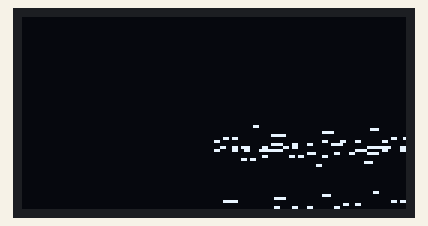
A program run on a simulated ESP32. On the bench: 128×64 one-colour display.

Above: at 0.19 s.

The program:

main.cpp
```cpp
#include <Arduino.h>
#include <Adafruit_GFX.h>
#include <Adafruit_SSD1306.h>

#define SCREEN_I2C_ADDR 0x3D // or 0x3C
#define SCREEN_WIDTH 128     // OLED display width, in pixels
#define SCREEN_HEIGHT 64     // OLED display height, in pixels
#define OLED_RST_PIN -1      // Reset pin (-1 if not available)

Adafruit_SSD1306 display(128, 64, &Wire, OLED_RST_PIN);

// OLED Animation: activity
// Code auto-generated by https://wokwi.com/animator, graphics by icons8.com

#define FRAME_DELAY (42)
#define FRAME_WIDTH (128)
#define FRAME_HEIGHT (64)
#define FRAME_COUNT (sizeof(frames) / sizeof(frames[0]))
const byte PROGMEM frames[][350] = {
  {0,0,0,0,0,0,0,0,0,0,0,0,0,0,0,0,0,0,0,0,0,0,0,0,0,0,0,0,0,0,0,0,0,0,0,0,0,0,0,0,0,0,0,0,0,0,0,0,0,0,0,0,0,0,0,0,0,0,0,0,0,0,0,0,0,6,0,0,0,0,0,0,6,0,0,0,0,0,0,6,0,0,0,0,0,0,14,0,0,0,0,0,0,15,0,0,0,0,0,0,15,0,0,0,0,0,0,15,0,0,0,0,0,0,31,0,0,0,0,0,0,27,0,0,0,0,0,0,27,0,0,0,0,0,0,25,128,0,0,0,0,12,25,128,192,0,0,0,12,49,128,192,0,0,0,30,49,129,224,0,0,0,30,49,129,224,0,0,0,54,49,129,224,0,0,0,51,112,193,176,0,0,31,227,96,195,49,254,0,31,227,96,195,49,254,0,0,1,224,195,27,0,0,0,1,224,198,31,0,0,0,1,192,198,30,0,0,0,0,192,102,12,0,0,0,0,192,108,12,0,0,0,0,0,108,0,0,0,0,0,0,108,0,0,0,0,0,0,120,0,0,0,0,0,0,120,0,0,0,0,0,0,56,0,0,0,0,0,0,56,0,0,0,0,0,0,48,0,0,0,0,0,0,48,0,0,0,0,0,0,0,0,0,0,0,0,0,0,0,0,0,0,0,0,0,0,0,0,0,0,0,0,0,0,0,0,0,0,0,0,0,0,0,0,0,0,0,0,0,0,0,0,0,0,0,0,0,0,0,0,0,0,0,0,0,0,0,0,0,0},
  {0,0,0,0,0,0,0,0,0,0,0,0,0,0,0,0,0,0,0,0,0,0,0,0,0,0,0,0,0,0,0,0,0,0,0,0,0,0,0,0,0,0,0,0,0,0,0,0,0,0,0,0,0,0,0,0,0,0,0,0,0,0,0,0,0,6,0,0,0,0,0,0,6,0,0,0,0,0,0,6,0,0,0,0,0,0,14,0,0,0,0,0,0,15,0,0,0,0,0,0,15,0,0,0,0,0,0,15,0,0,0,0,0,0,31,0,0,0,0,0,0,27,0,0,0,0,0,0,27,0,0,0,0,0,0,25,128,0,0,0,0,12,25,128,192,0,0,0,12,49,128,192,0,0,0,30,49,129,224,0,0,0,30,49,129,224,0,0,0,54,49,129,224,0,0,0,51,112,193,176,0,0,31,227,96,195,49,254,0,31,227,96,195,49,254,0,0,1,224,195,27,0,0,0,1,224,198,31,0,0,0,1,192,198,30,0,0,0,0,192,102,12,0,0,0,0,192,108,12,0,0,0,0,0,108,0,0,0,0,0,0,108,0,0,0,0,0,0,120,0,0,0,0,0,0,120,0,0,0,0,0,0,56,0,0,0,0,0,0,56,0,0,0,0,0,0,48,0,0,0,0,0,0,48,0,0,0,0,0,0,0,0,0,0,0,0,0,0,0,0,0,0,0,0,0,0,0,0,0,0,0,0,0,0,0,0,0,0,0,0,0,0,0,0,0,0,0,0,0,0,0,0,0,0,0,0,0,0,0,0,0,0,0,0,0,0,0,0,0,0},
  {0,0,0,0,0,0,0,0,0,0,0,0,0,0,0,0,0,0,0,0,0,0,0,0,0,0,0,0,0,0,0,0,0,0,0,0,0,0,0,0,0,0,0,0,0,0,0,0,0,0,0,0,0,0,0,0,0,0,0,0,0,0,0,0,0,6,0,0,0,0,0,0,6,0,0,0,0,0,0,6,0,0,0,0,0,0,14,0,0,0,0,0,0,15,0,0,0,0,0,0,15,0,0,0,0,0,0,15,0,0,0,0,0,0,31,0,0,0,0,0,0,27,0,0,0,0,0,0,27,0,0,0,0,0,0,25,128,0,0,0,0,12,25,128,192,0,0,0,12,49,128,192,0,0,0,30,49,129,224,0,0,0,30,49,129,224,0,0,0,54,49,129,224,0,0,0,51,112,193,176,0,0,31,227,96,195,49,254,0,31,227,96,195,49,254,0,0,1,224,195,27,0,0,0,1,224,198,31,0,0,0,1,192,198,30,0,0,0,0,192,102,12,0,0,0,0,192,108,12,0,0,0,0,0,108,0,0,0,0,0,0,108,0,0,0,0,0,0,120,0,0,0,0,0,0,120,0,0,0,0,0,0,56,0,0,0,0,0,0,56,0,0,0,0,0,0,48,0,0,0,0,0,0,48,0,0,0,0,0,0,0,0,0,0,0,0,0,0,0,0,0,0,0,0,0,0,0,0,0,0,0,0,0,0,0,0,0,0,0,0,0,0,0,0,0,0,0,0,0,0,0,0,0,0,0,0,0,0,0,0,0,0,0,0,0,0,0,0,0,0},
  {0,0,0,0,0,0,0,0,0,0,0,0,0,0,0,0,0,0,0,0,0,0,0,0,0,0,0,0,0,0,0,0,0,0,0,0,0,0,0,0,0,0,0,0,0,0,0,0,0,0,0,0,0,0,0,0,0,0,0,0,0,0,0,0,0,6,0,0,0,0,0,0,6,0,0,0,0,0,0,6,0,0,0,0,0,0,14,0,0,0,0,0,0,15,0,0,0,0,0,0,15,0,0,0,0,0,0,15,0,0,0,0,0,0,31,0,0,0,0,0,0,27,0,0,0,0,0,0,27,0,0,0,0,0,0,25,128,0,0,0,0,12,25,128,192,0,0,0,12,49,128,192,0,0,0,30,49,129,224,0,0,0,30,49,129,224,0,0,0,54,49,129,224,0,0,0,51,112,193,176,0,0,31,227,96,195,49,254,0,31,227,96,195,49,254,0,0,1,224,195,27,0,0,0,1,224,198,31,0,0,0,1,192,198,30,0,0,0,0,192,102,12,0,0,0,0,192,108,12,0,0,0,0,0,108,0,0,0,0,0,0,108,0,0,0,0,0,0,120,0,0,0,0,0,0,120,0,0,0,0,0,0,56,0,0,0,0,0,0,56,0,0,0,0,0,0,48,0,0,0,0,0,0,48,0,0,0,0,0,0,0,0,0,0,0,0,0,0,0,0,0,0,0,0,0,0,0,0,0,0,0,0,0,0,0,0,0,0,0,0,0,0,0,0,0,0,0,0,0,0,0,0,0,0,0,0,0,0,0,0,0,0,0,0,0,0,0,0,0,0},
  {0,0,0,0,0,0,0,0,0,0,0,0,0,0,0,0,0,0,0,0,0,0,0,0,0,0,0,0,0,0,0,0,0,0,0,0,0,0,0,0,0,0,0,0,0,0,0,0,0,0,0,0,0,0,0,0,0,0,0,0,0,0,0,0,0,6,0,0,0,0,0,0,6,0,0,0,0,0,0,6,0,0,0,0,0,0,14,0,0,0,0,0,0,15,0,0,0,0,0,0,15,0,0,0,0,0,0,15,0,0,0,0,0,0,31,0,0,0,0,0,0,27,0,0,0,0,0,0,27,0,0,0,0,0,0,25,128,0,0,0,0,12,25,128,192,0,0,0,12,49,128,192,0,0,0,30,49,129,224,0,0,0,30,49,129,224,0,0,0,54,49,129,224,0,0,0,51,112,193,176,0,0,7,227,96,195,49,254,0,7,227,96,195,49,254,0,0,1,224,195,27,0,0,0,1,224,198,31,0,0,0,1,192,198,30,0,0,0,0,192,102,12,0,0,0,0,192,108,12,0,0,0,0,0,108,0,0,0,0,0,0,108,0,0,0,0,0,0,120,0,0,0,0,0,0,120,0,0,0,0,0,0,56,0,0,0,0,0,0,56,0,0,0,0,0,0,48,0,0,0,0,0,0,48,0,0,0,0,0,0,0,0,0,0,0,0,0,0,0,0,0,0,0,0,0,0,0,0,0,0,0,0,0,0,0,0,0,0,0,0,0,0,0,0,0,0,0,0,0,0,0,0,0,0,0,0,0,0,0,0,0,0,0,0,0,0,0,0,0,0},
  {0,0,0,0,0,0,0,0,0,0,0,0,0,0,0,0,0,0,0,0,0,0,0,0,0,0,0,0,0,0,0,0,0,0,0,0,0,0,0,0,0,0,0,0,0,0,0,0,0,0,0,0,0,0,0,0,0,0,0,0,0,0,0,0,0,6,0,0,0,0,0,0,6,0,0,0,0,0,0,6,0,0,0,0,0,0,14,0,0,0,0,0,0,15,0,0,0,0,0,0,15,0,0,0,0,0,0,15,0,0,0,0,0,0,31,0,0,0,0,0,0,27,0,0,0,0,0,0,27,0,0,0,0,0,0,25,128,0,0,0,0,12,25,128,192,0,0,0,12,49,128,192,0,0,0,30,49,129,224,0,0,0,30,49,129,224,0,0,0,54,49,129,224,0,0,0,51,112,193,176,0,0,0,99,96,195,49,254,0,0,35,96,195,49,254,0,0,1,224,195,27,0,0,0,1,224,198,31,0,0,0,1,192,198,30,0,0,0,0,192,102,12,0,0,0,0,192,108,12,0,0,0,0,0,108,0,0,0,0,0,0,108,0,0,0,0,0,0,120,0,0,0,0,0,0,120,0,0,0,0,0,0,56,0,0,0,0,0,0,56,0,0,0,0,0,0,48,0,0,0,0,0,0,48,0,0,0,0,0,0,0,0,0,0,0,0,0,0,0,0,0,0,0,0,0,0,0,0,0,0,0,0,0,0,0,0,0,0,0,0,0,0,0,0,0,0,0,0,0,0,0,0,0,0,0,0,0,0,0,0,0,0,0,0,0,0,0,0,0,0},
  {0,0,0,0,0,0,0,0,0,0,0,0,0,0,0,0,0,0,0,0,0,0,0,0,0,0,0,0,0,0,0,0,0,0,0,0,0,0,0,0,0,0,0,0,0,0,0,0,0,0,0,0,0,0,0,0,0,0,0,0,0,0,0,0,0,6,0,0,0,0,0,0,6,0,0,0,0,0,0,6,0,0,0,0,0,0,14,0,0,0,0,0,0,15,0,0,0,0,0,0,15,0,0,0,0,0,0,15,0,0,0,0,0,0,31,0,0,0,0,0,0,27,0,0,0,0,0,0,27,0,0,0,0,0,0,25,128,0,0,0,0,0,25,128,192,0,0,0,4,49,128,192,0,0,0,6,49,129,224,0,0,0,6,49,129,224,0,0,0,6,49,129,224,0,0,0,3,112,193,176,0,0,0,3,96,195,49,254,0,0,3,96,195,49,254,0,0,1,224,195,27,0,0,0,1,224,198,31,0,0,0,1,192,198,30,0,0,0,0,192,102,12,0,0,0,0,192,108,12,0,0,0,0,0,108,0,0,0,0,0,0,108,0,0,0,0,0,0,120,0,0,0,0,0,0,120,0,0,0,0,0,0,56,0,0,0,0,0,0,56,0,0,0,0,0,0,48,0,0,0,0,0,0,48,0,0,0,0,0,0,0,0,0,0,0,0,0,0,0,0,0,0,0,0,0,0,0,0,0,0,0,0,0,0,0,0,0,0,0,0,0,0,0,0,0,0,0,0,0,0,0,0,0,0,0,0,0,0,0,0,0,0,0,0,0,0,0,0,0,0},
  {0,0,0,0,0,0,0,0,0,0,0,0,0,0,0,0,0,0,0,0,0,0,0,0,0,0,0,0,0,0,0,0,0,0,0,0,0,0,0,0,0,0,0,0,0,0,0,0,0,0,0,0,0,0,0,0,0,0,0,0,0,0,0,0,0,6,0,0,0,0,0,0,6,0,0,0,0,0,0,6,0,0,0,0,0,0,14,0,0,0,0,0,0,15,0,0,0,0,0,0,15,0,0,0,0,0,0,15,0,0,0,0,0,0,31,0,0,0,0,0,0,27,0,0,0,0,0,0,27,0,0,0,0,0,0,25,128,0,0,0,0,0,25,128,192,0,0,0,0,49,128,192,0,0,0,0,49,129,224,0,0,0,0,49,129,224,0,0,0,0,49,129,224,0,0,0,0,112,193,176,0,0,0,0,96,195,49,254,0,0,0,96,195,49,254,0,0,0,96,195,27,0,0,0,0,96,198,31,0,0,0,0,192,198,30,0,0,0,0,192,102,12,0,0,0,0,192,108,12,0,0,0,0,0,108,0,0,0,0,0,0,108,0,0,0,0,0,0,120,0,0,0,0,0,0,120,0,0,0,0,0,0,56,0,0,0,0,0,0,56,0,0,0,0,0,0,48,0,0,0,0,0,0,48,0,0,0,0,0,0,0,0,0,0,0,0,0,0,0,0,0,0,0,0,0,0,0,0,0,0,0,0,0,0,0,0,0,0,0,0,0,0,0,0,0,0,0,0,0,0,0,0,0,0,0,0,0,0,0,0,0,0,0,0,0,0,0,0,0,0},
  {0,0,0,0,0,0,0,0,0,0,0,0,0,0,0,0,0,0,0,0,0,0,0,0,0,0,0,0,0,0,0,0,0,0,0,0,0,0,0,0,0,0,0,0,0,0,0,0,0,0,0,0,0,0,0,0,0,0,0,0,0,0,0,0,0,6,0,0,0,0,0,0,6,0,0,0,0,0,0,6,0,0,0,0,0,0,14,0,0,0,0,0,0,15,0,0,0,0,0,0,15,0,0,0,0,0,0,15,0,0,0,0,0,0,31,0,0,0,0,0,0,27,0,0,0,0,0,0,27,0,0,0,0,0,0,25,128,0,0,0,0,0,1,128,192,0,0,0,0,1,128,192,0,0,0,0,1,129,224,0,0,0,0,1,129,224,0,0,0,0,1,129,224,0,0,0,0,0,193,176,0,0,0,0,0,195,49,254,0,0,0,0,195,49,254,0,0,0,0,195,27,0,0,0,0,0,198,31,0,0,0,0,0,198,30,0,0,0,0,0,102,12,0,0,0,0,0,108,12,0,0,0,0,0,108,0,0,0,0,0,0,108,0,0,0,0,0,0,120,0,0,0,0,0,0,120,0,0,0,0,0,0,56,0,0,0,0,0,0,56,0,0,0,0,0,0,48,0,0,0,0,0,0,48,0,0,0,0,0,0,0,0,0,0,0,0,0,0,0,0,0,0,0,0,0,0,0,0,0,0,0,0,0,0,0,0,0,0,0,0,0,0,0,0,0,0,0,0,0,0,0,0,0,0,0,0,0,0,0,0,0,0,0,0,0,0,0,0,0,0},
  {0,0,0,0,0,0,0,0,0,0,0,0,0,0,0,0,0,0,0,0,0,0,0,0,0,0,0,0,0,0,0,0,0,0,0,0,0,0,0,0,0,0,0,0,0,0,0,0,0,0,0,0,0,0,0,0,0,0,0,0,0,0,0,0,0,0,0,0,0,0,0,0,0,0,0,0,0,0,0,0,0,0,0,0,0,0,0,0,0,0,0,0,0,0,0,0,0,0,0,0,3,0,0,0,0,0,0,3,0,0,0,0,0,0,3,0,0,0,0,0,0,3,0,0,0,0,0,0,3,0,0,0,0,0,0,1,128,0,0,0,0,0,1,128,192,0,0,0,0,1,128,192,0,0,0,0,1,129,224,0,0,0,0,1,129,224,0,0,0,0,1,129,224,0,0,0,0,0,193,176,0,0,0,0,0,195,49,254,0,0,0,0,195,49,254,0,0,0,0,195,27,0,0,0,0,0,198,31,0,0,0,0,0,198,30,0,0,0,0,0,102,12,0,0,0,0,0,108,12,0,0,0,0,0,108,0,0,0,0,0,0,108,0,0,0,0,0,0,120,0,0,0,0,0,0,120,0,0,0,0,0,0,56,0,0,0,0,0,0,56,0,0,0,0,0,0,48,0,0,0,0,0,0,48,0,0,0,0,0,0,0,0,0,0,0,0,0,0,0,0,0,0,0,0,0,0,0,0,0,0,0,0,0,0,0,0,0,0,0,0,0,0,0,0,0,0,0,0,0,0,0,0,0,0,0,0,0,0,0,0,0,0,0,0,0,0,0,0,0,0},
  {0,0,0,0,0,0,0,0,0,0,0,0,0,0,0,0,0,0,0,0,0,0,0,0,0,0,0,0,0,0,0,0,0,0,0,0,0,0,0,0,0,0,0,0,0,0,0,0,0,0,0,0,0,0,0,0,0,0,0,0,0,0,0,0,0,0,0,0,0,0,0,0,0,0,0,0,0,0,0,0,0,0,0,0,0,0,0,0,0,0,0,0,0,0,0,0,0,0,0,0,0,0,0,0,0,0,0,0,0,0,0,0,0,0,0,0,0,0,0,0,0,0,0,0,0,0,0,0,0,0,0,0,0,0,0,0,0,0,0,0,0,0,0,0,192,0,0,0,0,0,0,192,0,0,0,0,0,1,224,0,0,0,0,0,1,224,0,0,0,0,0,1,224,0,0,0,0,0,1,176,0,0,0,0,0,3,49,254,0,0,0,0,3,49,254,0,0,0,0,3,27,0,0,0,0,0,6,31,0,0,0,0,0,6,30,0,0,0,0,0,102,12,0,0,0,0,0,108,12,0,0,0,0,0,108,0,0,0,0,0,0,108,0,0,0,0,0,0,120,0,0,0,0,0,0,120,0,0,0,0,0,0,56,0,0,0,0,0,0,56,0,0,0,0,0,0,48,0,0,0,0,0,0,48,0,0,0,0,0,0,0,0,0,0,0,0,0,0,0,0,0,0,0,0,0,0,0,0,0,0,0,0,0,0,0,0,0,0,0,0,0,0,0,0,0,0,0,0,0,0,0,0,0,0,0,0,0,0,0,0,0,0,0,0,0,0,0,0,0,0},
  {0,0,0,0,0,0,0,0,0,0,0,0,0,0,0,0,0,0,0,0,0,0,0,0,0,0,0,0,0,0,0,0,0,0,0,0,0,0,0,0,0,0,0,0,0,0,0,0,0,0,0,0,0,0,0,0,0,0,0,0,0,0,0,0,0,0,0,0,0,0,0,0,0,0,0,0,0,0,0,0,0,0,0,0,0,0,0,0,0,0,0,0,0,0,0,0,0,0,0,0,0,0,0,0,0,0,0,0,0,0,0,0,0,0,0,0,0,0,0,0,0,0,0,0,0,0,0,0,0,0,0,0,0,0,0,0,0,0,0,0,0,0,0,0,192,0,0,0,0,0,0,192,0,0,0,0,0,1,224,0,0,0,0,0,1,224,0,0,0,0,0,1,224,0,0,0,0,0,1,176,0,0,0,0,0,3,49,254,0,0,0,0,3,49,254,0,0,0,0,3,27,0,0,0,0,0,6,31,0,0,0,0,0,6,30,0,0,0,0,0,6,12,0,0,0,0,0,0,12,0,0,0,0,0,0,0,0,0,0,0,0,0,0,0,0,0,0,0,0,0,0,0,0,0,0,0,0,0,0,0,0,0,0,0,0,0,0,0,0,0,0,0,0,0,0,0,0,0,0,0,0,0,0,0,0,0,0,0,0,0,0,0,0,0,0,0,0,0,0,0,0,0,0,0,0,0,0,0,0,0,0,0,0,0,0,0,0,0,0,0,0,0,0,0,0,0,0,0,0,0,0,0,0,0,0,0,0,0,0,0,0,0,0,0,0,0,0,0,0,0},
  {0,0,0,0,0,0,0,0,0,0,0,0,0,0,0,0,0,0,0,0,0,0,0,0,0,0,0,0,0,0,0,0,0,0,0,0,0,0,0,0,0,0,0,0,0,0,0,0,0,0,0,0,0,0,0,0,0,0,0,0,0,0,0,0,0,0,0,0,0,0,0,0,0,0,0,0,0,0,0,0,0,0,0,0,0,0,0,0,0,0,0,0,0,0,0,0,0,0,0,0,0,0,0,0,0,0,0,0,0,0,0,0,0,0,0,0,0,0,0,0,0,0,0,0,0,0,0,0,0,0,0,0,0,0,0,0,0,0,0,0,0,0,0,0,0,0,0,0,0,0,0,0,0,0,0,0,0,0,0,0,0,0,0,0,0,0,0,0,0,0,0,0,0,0,0,0,0,0,0,0,0,0,0,0,0,0,1,254,0,0,0,0,0,17,254,0,0,0,0,0,27,0,0,0,0,0,0,31,0,0,0,0,0,0,30,0,0,0,0,0,0,12,0,0,0,0,0,0,12,0,0,0,0,0,0,0,0,0,0,0,0,0,0,0,0,0,0,0,0,0,0,0,0,0,0,0,0,0,0,0,0,0,0,0,0,0,0,0,0,0,0,0,0,0,0,0,0,0,0,0,0,0,0,0,0,0,0,0,0,0,0,0,0,0,0,0,0,0,0,0,0,0,0,0,0,0,0,0,0,0,0,0,0,0,0,0,0,0,0,0,0,0,0,0,0,0,0,0,0,0,0,0,0,0,0,0,0,0,0,0,0,0,0,0,0,0,0,0,0,0},
  {0,0,0,0,0,0,0,0,0,0,0,0,0,0,0,0,0,0,0,0,0,0,0,0,0,0,0,0,0,0,0,0,0,0,0,0,0,0,0,0,0,0,0,0,0,0,0,0,0,0,0,0,0,0,0,0,0,0,0,0,0,0,0,0,0,0,0,0,0,0,0,0,0,0,0,0,0,0,0,0,0,0,0,0,0,0,0,0,0,0,0,0,0,0,0,0,0,0,0,0,0,0,0,0,0,0,0,0,0,0,0,0,0,0,0,0,0,0,0,0,0,0,0,0,0,0,0,0,0,0,0,0,0,0,0,0,0,0,0,0,0,0,0,0,0,0,0,0,0,0,0,0,0,0,0,0,0,0,0,0,0,0,0,0,0,0,0,0,0,0,0,0,0,0,0,0,0,0,0,0,0,0,0,0,0,0,0,0,0,0,0,0,0,0,0,0,0,0,0,0,0,0,0,0,0,0,0,0,0,0,0,0,0,0,0,0,0,0,0,0,0,0,0,0,0,0,0,0,0,0,0,0,0,0,0,0,0,0,0,0,0,0,0,0,0,0,0,0,0,0,0,0,0,0,0,0,0,0,0,0,0,0,0,0,0,0,0,0,0,0,0,0,0,0,0,0,0,0,0,0,0,0,0,0,0,0,0,0,0,0,0,0,0,0,0,0,0,0,0,0,0,0,0,0,0,0,0,0,0,0,0,0,0,0,0,0,0,0,0,0,0,0,0,0,0,0,0,0,0,0,0,0,0,0,0,0,0,0,0,0,0,0,0,0,0,0,0,0,0,0},
  {0,0,0,0,0,0,0,0,0,0,0,0,0,0,0,0,0,0,0,0,0,0,0,0,0,0,0,0,0,0,0,0,0,0,0,0,0,0,0,0,0,0,0,0,0,0,0,0,0,0,0,0,0,0,0,0,0,0,0,0,0,0,0,0,0,0,0,0,0,0,0,0,0,0,0,0,0,0,0,0,0,0,0,0,0,0,0,0,0,0,0,0,0,0,0,0,0,0,0,0,0,0,0,0,0,0,0,0,0,0,0,0,0,0,0,0,0,0,0,0,0,0,0,0,0,0,0,0,0,0,0,0,0,0,0,0,0,0,0,0,0,0,0,0,0,0,0,0,0,0,0,0,0,0,0,0,0,0,0,0,0,0,0,0,0,0,0,0,0,0,0,0,0,0,0,0,0,0,0,0,0,0,0,0,0,0,0,0,0,0,0,0,0,0,0,0,0,0,0,0,0,0,0,0,0,0,0,0,0,0,0,0,0,0,0,0,0,0,0,0,0,0,0,0,0,0,0,0,0,0,0,0,0,0,0,0,0,0,0,0,0,0,0,0,0,0,0,0,0,0,0,0,0,0,0,0,0,0,0,0,0,0,0,0,0,0,0,0,0,0,0,0,0,0,0,0,0,0,0,0,0,0,0,0,0,0,0,0,0,0,0,0,0,0,0,0,0,0,0,0,0,0,0,0,0,0,0,0,0,0,0,0,0,0,0,0,0,0,0,0,0,0,0,0,0,0,0,0,0,0,0,0,0,0,0,0,0,0,0,0,0,0,0,0,0,0,0,0,0,0},
  {0,0,0,0,0,0,0,0,0,0,0,0,0,0,0,0,0,0,0,0,0,0,0,0,0,0,0,0,0,0,0,0,0,0,0,0,0,0,0,0,0,0,0,0,0,0,0,0,0,0,0,0,0,0,0,0,0,0,0,0,0,0,0,0,0,0,0,0,0,0,0,0,0,0,0,0,0,0,0,0,0,0,0,0,0,0,0,0,0,0,0,0,0,0,0,0,0,0,0,0,0,0,0,0,0,0,0,0,0,0,0,0,0,0,0,0,0,0,0,0,0,0,0,0,0,0,0,0,0,0,0,0,0,0,0,0,0,0,0,0,0,0,0,0,0,0,0,0,0,0,0,0,0,0,0,0,0,0,0,0,0,0,0,0,0,0,0,0,0,0,0,0,0,0,0,0,0,0,0,0,0,0,0,0,0,0,0,0,0,0,0,0,0,0,0,0,0,0,0,0,0,0,0,0,0,0,0,0,0,0,0,0,0,0,0,0,0,0,0,0,0,0,0,0,0,0,0,0,0,0,0,0,0,0,0,0,0,0,0,0,0,0,0,0,0,0,0,0,0,0,0,0,0,0,0,0,0,0,0,0,0,0,0,0,0,0,0,0,0,0,0,0,0,0,0,0,0,0,0,0,0,0,0,0,0,0,0,0,0,0,0,0,0,0,0,0,0,0,0,0,0,0,0,0,0,0,0,0,0,0,0,0,0,0,0,0,0,0,0,0,0,0,0,0,0,0,0,0,0,0,0,0,0,0,0,0,0,0,0,0,0,0,0,0,0,0,0,0,0,0},
  {0,0,0,0,0,0,0,0,0,0,0,0,0,0,0,0,0,0,0,0,0,0,0,0,0,0,0,0,0,0,0,0,0,0,0,0,0,0,0,0,0,0,0,0,0,0,0,0,0,0,0,0,0,0,0,0,0,0,0,0,0,0,0,0,0,0,0,0,0,0,0,0,0,0,0,0,0,0,0,0,0,0,0,0,0,0,0,0,0,0,0,0,0,0,0,0,0,0,0,0,0,0,0,0,0,0,0,0,0,0,0,0,0,0,0,0,0,0,0,0,0,0,0,0,0,0,0,0,0,0,0,0,0,0,0,0,0,0,0,0,0,12,0,0,0,0,0,0,12,0,0,0,0,0,0,30,0,0,0,0,0,0,30,0,0,0,0,0,0,52,0,0,0,0,0,0,48,0,0,0,0,0,31,224,0,0,0,0,0,31,224,0,0,0,0,0,0,0,0,0,0,0,0,0,0,0,0,0,0,0,0,0,0,0,0,0,0,0,0,0,0,0,0,0,0,0,0,0,0,0,0,0,0,0,0,0,0,0,0,0,0,0,0,0,0,0,0,0,0,0,0,0,0,0,0,0,0,0,0,0,0,0,0,0,0,0,0,0,0,0,0,0,0,0,0,0,0,0,0,0,0,0,0,0,0,0,0,0,0,0,0,0,0,0,0,0,0,0,0,0,0,0,0,0,0,0,0,0,0,0,0,0,0,0,0,0,0,0,0,0,0,0,0,0,0,0,0,0,0,0,0,0,0,0,0,0,0,0,0,0,0,0,0,0,0,0,0,0,0,0},
  {0,0,0,0,0,0,0,0,0,0,0,0,0,0,0,0,0,0,0,0,0,0,0,0,0,0,0,0,0,0,0,0,0,0,0,0,0,0,0,0,0,0,0,0,0,0,0,0,0,0,0,0,0,0,0,0,0,0,0,0,0,0,0,0,0,0,0,0,0,0,0,0,0,0,0,0,0,0,0,0,0,0,0,0,0,0,0,0,0,0,0,0,0,0,0,0,0,0,0,0,0,0,0,0,0,0,0,0,0,0,0,0,0,0,0,0,0,0,0,0,0,0,0,0,0,0,0,0,0,0,0,0,0,0,0,0,0,0,0,0,0,12,0,0,0,0,0,0,12,0,0,0,0,0,0,30,32,0,0,0,0,0,30,48,0,0,0,0,0,54,48,0,0,0,0,0,51,96,0,0,0,0,31,227,96,0,0,0,0,31,227,96,0,0,0,0,0,1,224,0,0,0,0,0,1,224,0,0,0,0,0,1,192,0,0,0,0,0,0,192,0,0,0,0,0,0,192,0,0,0,0,0,0,0,0,0,0,0,0,0,0,0,0,0,0,0,0,0,0,0,0,0,0,0,0,0,0,0,0,0,0,0,0,0,0,0,0,0,0,0,0,0,0,0,0,0,0,0,0,0,0,0,0,0,0,0,0,0,0,0,0,0,0,0,0,0,0,0,0,0,0,0,0,0,0,0,0,0,0,0,0,0,0,0,0,0,0,0,0,0,0,0,0,0,0,0,0,0,0,0,0,0,0,0,0,0,0,0,0,0,0,0,0,0,0,0,0,0,0,0},
  {0,0,0,0,0,0,0,0,0,0,0,0,0,0,0,0,0,0,0,0,0,0,0,0,0,0,0,0,0,0,0,0,0,0,0,0,0,0,0,0,0,0,0,0,0,0,0,0,0,0,0,0,0,0,0,0,0,0,0,0,0,0,0,0,0,6,0,0,0,0,0,0,6,0,0,0,0,0,0,6,0,0,0,0,0,0,14,0,0,0,0,0,0,15,0,0,0,0,0,0,14,0,0,0,0,0,0,12,0,0,0,0,0,0,28,0,0,0,0,0,0,24,0,0,0,0,0,0,24,0,0,0,0,0,0,24,0,0,0,0,0,12,24,0,0,0,0,0,12,48,0,0,0,0,0,30,48,0,0,0,0,0,30,48,0,0,0,0,0,54,48,0,0,0,0,0,51,112,0,0,0,0,31,227,96,0,0,0,0,31,227,96,0,0,0,0,0,1,224,0,0,0,0,0,1,224,0,0,0,0,0,1,192,0,0,0,0,0,0,192,0,0,0,0,0,0,192,0,0,0,0,0,0,0,0,0,0,0,0,0,0,0,0,0,0,0,0,0,0,0,0,0,0,0,0,0,0,0,0,0,0,0,0,0,0,0,0,0,0,0,0,0,0,0,0,0,0,0,0,0,0,0,0,0,0,0,0,0,0,0,0,0,0,0,0,0,0,0,0,0,0,0,0,0,0,0,0,0,0,0,0,0,0,0,0,0,0,0,0,0,0,0,0,0,0,0,0,0,0,0,0,0,0,0,0,0,0,0,0,0,0,0,0,0,0,0,0,0,0,0},
  {0,0,0,0,0,0,0,0,0,0,0,0,0,0,0,0,0,0,0,0,0,0,0,0,0,0,0,0,0,0,0,0,0,0,0,0,0,0,0,0,0,0,0,0,0,0,0,0,0,0,0,0,0,0,0,0,0,0,0,0,0,0,0,0,0,6,0,0,0,0,0,0,6,0,0,0,0,0,0,6,0,0,0,0,0,0,14,0,0,0,0,0,0,15,0,0,0,0,0,0,15,0,0,0,0,0,0,15,0,0,0,0,0,0,31,0,0,0,0,0,0,27,0,0,0,0,0,0,27,0,0,0,0,0,0,25,128,0,0,0,0,12,25,128,0,0,0,0,12,49,128,0,0,0,0,30,49,128,0,0,0,0,30,49,128,0,0,0,0,54,49,128,0,0,0,0,51,112,192,0,0,0,31,227,96,192,0,0,0,31,227,96,192,0,0,0,0,1,224,192,0,0,0,0,1,224,192,0,0,0,0,1,192,192,0,0,0,0,0,192,0,0,0,0,0,0,192,0,0,0,0,0,0,0,0,0,0,0,0,0,0,0,0,0,0,0,0,0,0,0,0,0,0,0,0,0,0,0,0,0,0,0,0,0,0,0,0,0,0,0,0,0,0,0,0,0,0,0,0,0,0,0,0,0,0,0,0,0,0,0,0,0,0,0,0,0,0,0,0,0,0,0,0,0,0,0,0,0,0,0,0,0,0,0,0,0,0,0,0,0,0,0,0,0,0,0,0,0,0,0,0,0,0,0,0,0,0,0,0,0,0,0,0,0,0,0,0,0,0,0},
  {0,0,0,0,0,0,0,0,0,0,0,0,0,0,0,0,0,0,0,0,0,0,0,0,0,0,0,0,0,0,0,0,0,0,0,0,0,0,0,0,0,0,0,0,0,0,0,0,0,0,0,0,0,0,0,0,0,0,0,0,0,0,0,0,0,6,0,0,0,0,0,0,6,0,0,0,0,0,0,6,0,0,0,0,0,0,14,0,0,0,0,0,0,15,0,0,0,0,0,0,15,0,0,0,0,0,0,15,0,0,0,0,0,0,31,0,0,0,0,0,0,27,0,0,0,0,0,0,27,0,0,0,0,0,0,25,128,0,0,0,0,12,25,128,0,0,0,0,12,49,128,0,0,0,0,30,49,128,0,0,0,0,30,49,128,0,0,0,0,54,49,128,0,0,0,0,51,112,192,0,0,0,31,227,96,192,0,0,0,31,227,96,192,0,0,0,0,1,224,192,0,0,0,0,1,224,192,0,0,0,0,1,192,192,0,0,0,0,0,192,96,0,0,0,0,0,192,96,0,0,0,0,0,0,96,0,0,0,0,0,0,104,0,0,0,0,0,0,120,0,0,0,0,0,0,120,0,0,0,0,0,0,56,0,0,0,0,0,0,56,0,0,0,0,0,0,48,0,0,0,0,0,0,48,0,0,0,0,0,0,0,0,0,0,0,0,0,0,0,0,0,0,0,0,0,0,0,0,0,0,0,0,0,0,0,0,0,0,0,0,0,0,0,0,0,0,0,0,0,0,0,0,0,0,0,0,0,0,0,0,0,0,0,0,0,0,0,0,0,0},
  {0,0,0,0,0,0,0,0,0,0,0,0,0,0,0,0,0,0,0,0,0,0,0,0,0,0,0,0,0,0,0,0,0,0,0,0,0,0,0,0,0,0,0,0,0,0,0,0,0,0,0,0,0,0,0,0,0,0,0,0,0,0,0,0,0,6,0,0,0,0,0,0,6,0,0,0,0,0,0,6,0,0,0,0,0,0,14,0,0,0,0,0,0,15,0,0,0,0,0,0,15,0,0,0,0,0,0,15,0,0,0,0,0,0,31,0,0,0,0,0,0,27,0,0,0,0,0,0,27,0,0,0,0,0,0,25,128,0,0,0,0,12,25,128,0,0,0,0,12,49,128,0,0,0,0,30,49,129,128,0,0,0,30,49,129,128,0,0,0,54,49,129,128,0,0,0,51,112,193,128,0,0,31,227,96,195,0,0,0,31,227,96,195,0,0,0,0,1,224,195,0,0,0,0,1,224,198,0,0,0,0,1,192,198,0,0,0,0,0,192,102,0,0,0,0,0,192,108,0,0,0,0,0,0,108,0,0,0,0,0,0,108,0,0,0,0,0,0,120,0,0,0,0,0,0,120,0,0,0,0,0,0,56,0,0,0,0,0,0,56,0,0,0,0,0,0,48,0,0,0,0,0,0,48,0,0,0,0,0,0,0,0,0,0,0,0,0,0,0,0,0,0,0,0,0,0,0,0,0,0,0,0,0,0,0,0,0,0,0,0,0,0,0,0,0,0,0,0,0,0,0,0,0,0,0,0,0,0,0,0,0,0,0,0,0,0,0,0,0,0},
  {0,0,0,0,0,0,0,0,0,0,0,0,0,0,0,0,0,0,0,0,0,0,0,0,0,0,0,0,0,0,0,0,0,0,0,0,0,0,0,0,0,0,0,0,0,0,0,0,0,0,0,0,0,0,0,0,0,0,0,0,0,0,0,0,0,6,0,0,0,0,0,0,6,0,0,0,0,0,0,6,0,0,0,0,0,0,14,0,0,0,0,0,0,15,0,0,0,0,0,0,15,0,0,0,0,0,0,15,0,0,0,0,0,0,31,0,0,0,0,0,0,27,0,0,0,0,0,0,27,0,0,0,0,0,0,25,128,0,0,0,0,12,25,128,192,0,0,0,12,49,128,192,0,0,0,30,49,129,224,0,0,0,30,49,129,224,0,0,0,54,49,129,224,0,0,0,51,112,193,176,0,0,31,227,96,195,48,0,0,31,227,96,195,48,0,0,0,1,224,195,24,0,0,0,1,224,198,24,0,0,0,1,192,198,0,0,0,0,0,192,102,0,0,0,0,0,192,108,0,0,0,0,0,0,108,0,0,0,0,0,0,108,0,0,0,0,0,0,120,0,0,0,0,0,0,120,0,0,0,0,0,0,56,0,0,0,0,0,0,56,0,0,0,0,0,0,48,0,0,0,0,0,0,48,0,0,0,0,0,0,0,0,0,0,0,0,0,0,0,0,0,0,0,0,0,0,0,0,0,0,0,0,0,0,0,0,0,0,0,0,0,0,0,0,0,0,0,0,0,0,0,0,0,0,0,0,0,0,0,0,0,0,0,0,0,0,0,0,0,0},
  {0,0,0,0,0,0,0,0,0,0,0,0,0,0,0,0,0,0,0,0,0,0,0,0,0,0,0,0,0,0,0,0,0,0,0,0,0,0,0,0,0,0,0,0,0,0,0,0,0,0,0,0,0,0,0,0,0,0,0,0,0,0,0,0,0,6,0,0,0,0,0,0,6,0,0,0,0,0,0,6,0,0,0,0,0,0,14,0,0,0,0,0,0,15,0,0,0,0,0,0,15,0,0,0,0,0,0,15,0,0,0,0,0,0,31,0,0,0,0,0,0,27,0,0,0,0,0,0,27,0,0,0,0,0,0,25,128,0,0,0,0,12,25,128,192,0,0,0,12,49,128,192,0,0,0,30,49,129,224,0,0,0,30,49,129,224,0,0,0,54,49,129,224,0,0,0,51,112,193,176,0,0,31,227,96,195,48,0,0,31,227,96,195,49,0,0,0,1,224,195,27,0,0,0,1,224,198,31,0,0,0,1,192,198,30,0,0,0,0,192,102,12,0,0,0,0,192,108,12,0,0,0,0,0,108,0,0,0,0,0,0,108,0,0,0,0,0,0,120,0,0,0,0,0,0,120,0,0,0,0,0,0,56,0,0,0,0,0,0,56,0,0,0,0,0,0,48,0,0,0,0,0,0,48,0,0,0,0,0,0,0,0,0,0,0,0,0,0,0,0,0,0,0,0,0,0,0,0,0,0,0,0,0,0,0,0,0,0,0,0,0,0,0,0,0,0,0,0,0,0,0,0,0,0,0,0,0,0,0,0,0,0,0,0,0,0,0,0,0,0},
  {0,0,0,0,0,0,0,0,0,0,0,0,0,0,0,0,0,0,0,0,0,0,0,0,0,0,0,0,0,0,0,0,0,0,0,0,0,0,0,0,0,0,0,0,0,0,0,0,0,0,0,0,0,0,0,0,0,0,0,0,0,0,0,0,0,6,0,0,0,0,0,0,6,0,0,0,0,0,0,6,0,0,0,0,0,0,14,0,0,0,0,0,0,15,0,0,0,0,0,0,15,0,0,0,0,0,0,15,0,0,0,0,0,0,31,0,0,0,0,0,0,27,0,0,0,0,0,0,27,0,0,0,0,0,0,25,128,0,0,0,0,12,25,128,192,0,0,0,12,49,128,192,0,0,0,30,49,129,224,0,0,0,30,49,129,224,0,0,0,54,49,129,224,0,0,0,51,112,193,176,0,0,31,227,96,195,49,248,0,31,227,96,195,49,248,0,0,1,224,195,27,0,0,0,1,224,198,31,0,0,0,1,192,198,30,0,0,0,0,192,102,12,0,0,0,0,192,108,12,0,0,0,0,0,108,0,0,0,0,0,0,108,0,0,0,0,0,0,120,0,0,0,0,0,0,120,0,0,0,0,0,0,56,0,0,0,0,0,0,56,0,0,0,0,0,0,48,0,0,0,0,0,0,48,0,0,0,0,0,0,0,0,0,0,0,0,0,0,0,0,0,0,0,0,0,0,0,0,0,0,0,0,0,0,0,0,0,0,0,0,0,0,0,0,0,0,0,0,0,0,0,0,0,0,0,0,0,0,0,0,0,0,0,0,0,0,0,0,0,0},
  {0,0,0,0,0,0,0,0,0,0,0,0,0,0,0,0,0,0,0,0,0,0,0,0,0,0,0,0,0,0,0,0,0,0,0,0,0,0,0,0,0,0,0,0,0,0,0,0,0,0,0,0,0,0,0,0,0,0,0,0,0,0,0,0,0,6,0,0,0,0,0,0,6,0,0,0,0,0,0,6,0,0,0,0,0,0,14,0,0,0,0,0,0,15,0,0,0,0,0,0,15,0,0,0,0,0,0,15,0,0,0,0,0,0,31,0,0,0,0,0,0,27,0,0,0,0,0,0,27,0,0,0,0,0,0,25,128,0,0,0,0,12,25,128,192,0,0,0,12,49,128,192,0,0,0,30,49,129,224,0,0,0,30,49,129,224,0,0,0,54,49,129,224,0,0,0,51,112,193,176,0,0,31,227,96,195,49,254,0,31,227,96,195,49,254,0,0,1,224,195,27,0,0,0,1,224,198,31,0,0,0,1,192,198,30,0,0,0,0,192,102,12,0,0,0,0,192,108,12,0,0,0,0,0,108,0,0,0,0,0,0,108,0,0,0,0,0,0,120,0,0,0,0,0,0,120,0,0,0,0,0,0,56,0,0,0,0,0,0,56,0,0,0,0,0,0,48,0,0,0,0,0,0,48,0,0,0,0,0,0,0,0,0,0,0,0,0,0,0,0,0,0,0,0,0,0,0,0,0,0,0,0,0,0,0,0,0,0,0,0,0,0,0,0,0,0,0,0,0,0,0,0,0,0,0,0,0,0,0,0,0,0,0,0,0,0,0,0,0,0},
  {0,0,0,0,0,0,0,0,0,0,0,0,0,0,0,0,0,0,0,0,0,0,0,0,0,0,0,0,0,0,0,0,0,0,0,0,0,0,0,0,0,0,0,0,0,0,0,0,0,0,0,0,0,0,0,0,0,0,0,0,0,0,0,0,0,6,0,0,0,0,0,0,6,0,0,0,0,0,0,6,0,0,0,0,0,0,14,0,0,0,0,0,0,15,0,0,0,0,0,0,15,0,0,0,0,0,0,15,0,0,0,0,0,0,31,0,0,0,0,0,0,27,0,0,0,0,0,0,27,0,0,0,0,0,0,25,128,0,0,0,0,12,25,128,192,0,0,0,12,49,128,192,0,0,0,30,49,129,224,0,0,0,30,49,129,224,0,0,0,54,49,129,224,0,0,0,51,112,193,176,0,0,31,227,96,195,49,254,0,31,227,96,195,49,254,0,0,1,224,195,27,0,0,0,1,224,198,31,0,0,0,1,192,198,30,0,0,0,0,192,102,12,0,0,0,0,192,108,12,0,0,0,0,0,108,0,0,0,0,0,0,108,0,0,0,0,0,0,120,0,0,0,0,0,0,120,0,0,0,0,0,0,56,0,0,0,0,0,0,56,0,0,0,0,0,0,48,0,0,0,0,0,0,48,0,0,0,0,0,0,0,0,0,0,0,0,0,0,0,0,0,0,0,0,0,0,0,0,0,0,0,0,0,0,0,0,0,0,0,0,0,0,0,0,0,0,0,0,0,0,0,0,0,0,0,0,0,0,0,0,0,0,0,0,0,0,0,0,0,0},
  {0,0,0,0,0,0,0,0,0,0,0,0,0,0,0,0,0,0,0,0,0,0,0,0,0,0,0,0,0,0,0,0,0,0,0,0,0,0,0,0,0,0,0,0,0,0,0,0,0,0,0,0,0,0,0,0,0,0,0,0,0,0,0,0,0,6,0,0,0,0,0,0,6,0,0,0,0,0,0,6,0,0,0,0,0,0,14,0,0,0,0,0,0,15,0,0,0,0,0,0,15,0,0,0,0,0,0,15,0,0,0,0,0,0,31,0,0,0,0,0,0,27,0,0,0,0,0,0,27,0,0,0,0,0,0,25,128,0,0,0,0,12,25,128,192,0,0,0,12,49,128,192,0,0,0,30,49,129,224,0,0,0,30,49,129,224,0,0,0,54,49,129,224,0,0,0,51,112,193,176,0,0,31,227,96,195,49,254,0,31,227,96,195,49,254,0,0,1,224,195,27,0,0,0,1,224,198,31,0,0,0,1,192,198,30,0,0,0,0,192,102,12,0,0,0,0,192,108,12,0,0,0,0,0,108,0,0,0,0,0,0,108,0,0,0,0,0,0,120,0,0,0,0,0,0,120,0,0,0,0,0,0,56,0,0,0,0,0,0,56,0,0,0,0,0,0,48,0,0,0,0,0,0,48,0,0,0,0,0,0,0,0,0,0,0,0,0,0,0,0,0,0,0,0,0,0,0,0,0,0,0,0,0,0,0,0,0,0,0,0,0,0,0,0,0,0,0,0,0,0,0,0,0,0,0,0,0,0,0,0,0,0,0,0,0,0,0,0,0,0}
};

void setup() {
  display.begin(SSD1306_SWITCHCAPVCC, SCREEN_I2C_ADDR);
}

int frame = 0;
void loop() {
  display.clearDisplay();
  display.drawBitmap(64, 32, frames[frame], FRAME_WIDTH, FRAME_HEIGHT, 1);
  display.display();
  frame = (frame + 1) % FRAME_COUNT;
  delay(FRAME_DELAY);
}
```

Measured:
- by itself, everything shown: repeats every 1.9 s, in 23 steps
